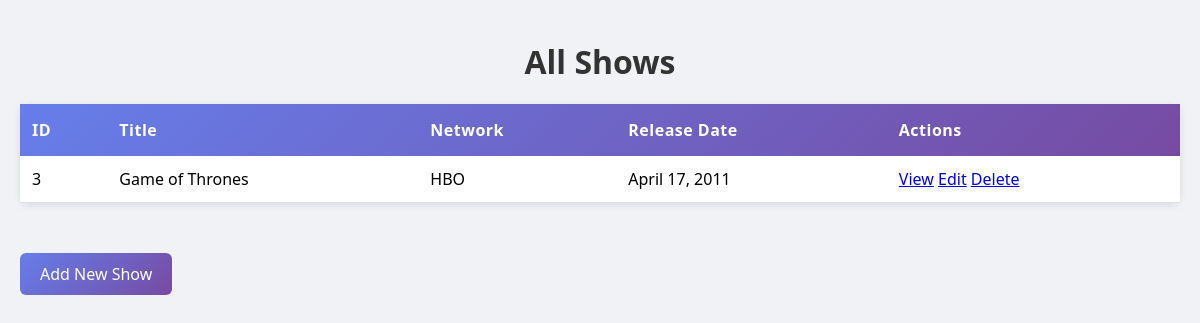
The app's page /shows/, older data.
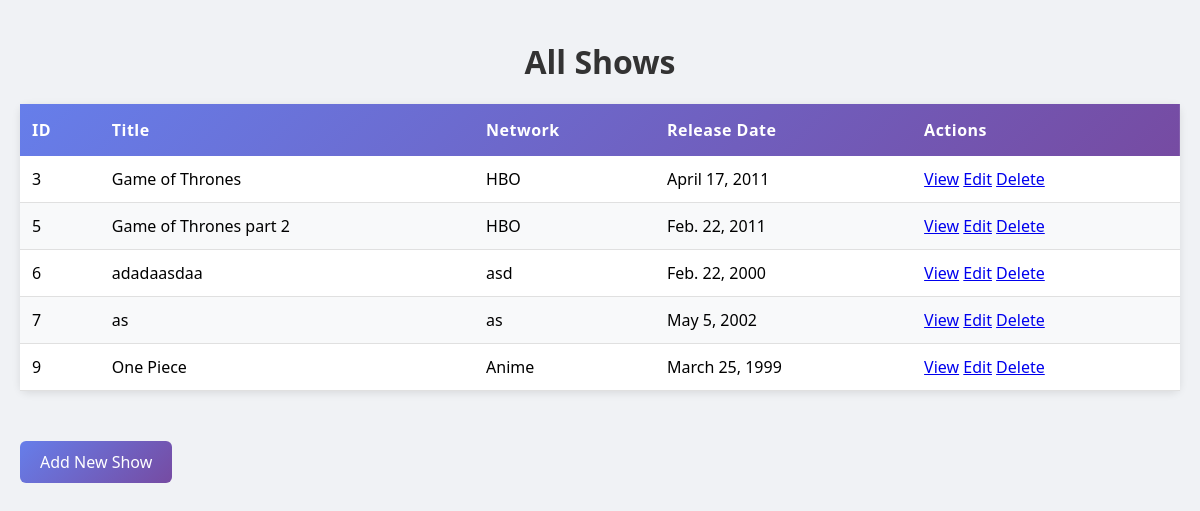
The same page, newer data.
### shows_app/models.py (models this page shows, shortened)
class Show(models.Model):
    title = models.CharField(max_length=255)
    network = models.CharField(max_length=255)
    release_date = models.DateField()
    description = models.TextField()
    created_at = models.DateTimeField(auto_now_add=True)
    updated_at = models.DateTimeField(auto_now=True)
    objects = ShowManager()

### shows_app/views.py (the view)
# urls.py: path('', views.index, name='index'),
def index(request):
    shows = Show.objects.all()
    return render(request, 'index.html', {'shows': shows})

### shows_app/templates/index.html (shortened to what this page needs)
<!doctype html>
<html lang="en">
  <head>
    {% load static %}
    <link rel="stylesheet" href="{% static 'css/style.css' %}" />
  </head>
  <body>
    <h1>All Shows</h1>
    <table class="shows-table">
      <thead>
        <tr>
          <th>ID</th>
          <th>Title</th>
          <th>Network</th>
          <th>Release Date</th>
          <th>Actions</th>
        </tr>
      </thead>
      <tbody>
        {% for show in shows %}
        <tr>
          <td>{{ show.id }}</td>
          <td>{{ show.title }}</td>
          <td>{{ show.network }}</td>
          <td>{{ show.release_date }}</td>
          <td>
            <a href="/shows/{{ show.id }}/" class="btn-view">View</a>
            <a href="/shows/{{ show.id }}/edit/" class="btn-edit">Edit</a>
            <a
              href="/shows/{{ show.id }}/destroy/"
              class="btn-delete"
              onclick="return confirm('Are you sure?');"
              >Delete
            </a>
          </td>
        </tr>
        {% endfor %}
      </tbody>
    </table>
    <a class="btn-add" href="/shows/new/"> Add New Show </a>
  </body>
</html>

### shows_app/static/css/style.css (style rules this page uses)
body { font-family: "Segoe UI", Tahoma, Geneva, Verdana, sans-serif; background-color: #f0f2f5; margin: 0; padding: 20px; }
h1 { text-align: center; margin-top: 20px; color: #333; }
.btn-add, .btn-update { margin: 50px 0 20px; background: linear-gradient(135deg, #667eea 0%, #764ba2 100%); color: white; padding: 10px 20px; border: none; border-radius: 6px; cursor: pointer; text-decoration: none; display: inline-block; }
.shows-table { width: 100%; border-collapse: collapse; margin-top: 20px; font-family: "Segoe UI", Tahoma, Geneva, Verdana, sans-serif; box-shadow: 0 2px 8px rgba(0, 0, 0, 0.1); border-radius: 8px; }
.shows-table thead tr { background: linear-gradient(135deg, #667eea 0%, #764ba2 100%); color: white; font-weight: bold; text-align: left; }
.shows-table th { padding: 15px 12px; font-size: 16px; letter-spacing: 0.5px; }
.shows-table td { padding: 12px; border-bottom: 1px solid #e0e0e0; }
.shows-table tbody tr:nth-child(even) { background-color: #f8f9fa; }
.shows-table tbody tr:nth-child(odd) { background-color: #ffffff; }

Row changes from the older to the newer data that the page shows:
added Show: id "5", title "Game of Thrones part 2", network "HBO", release_date "Feb. 22, 2011"
added Show: id "6", title "adadaasdaa", network "asd", release_date "Feb. 22, 2000"
added Show: id "7", title "as", network "as", release_date "May 5, 2002"
added Show: id "9", title "One Piece", network "Anime", release_date "March 25, 1999"
